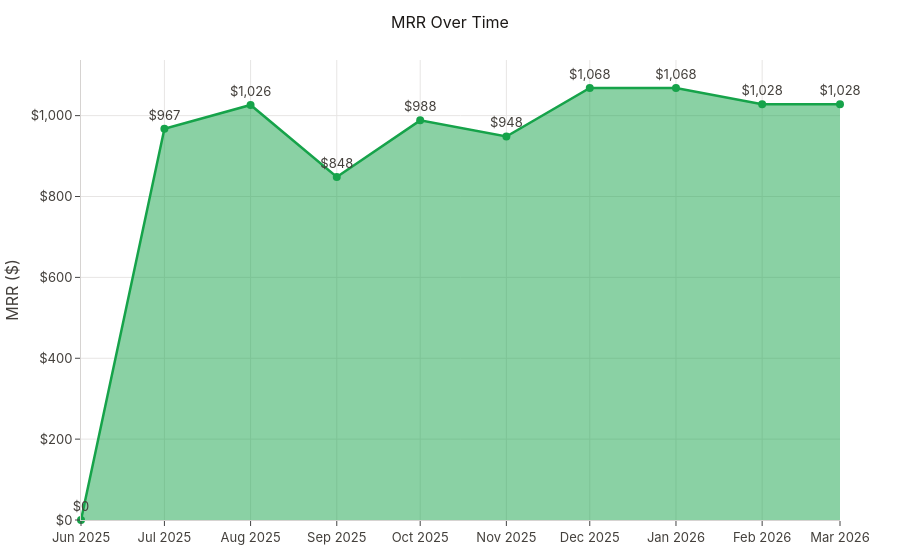

The code cell stored with this chart in its notebook:
### Code cell
reports.mrr.plot_trend(reports.mrr.trend(tm, START, END))

### Figure 1 — Plotly figure (JSON) as saved in the notebook; plotly's stock layout.template omitted (floating-point values rounded to 4 significant figures)
{"data": [{"fill": "tozeroy", "line": {"color": "#16A34A", "width": 2.5}, "marker": {"size": 8}, "mode": "lines+markers+text", "text": ["$0", "$967", "$1,026", "$848", "$988", "$948", "$1,068", "$1,068", "$1,028", "$1,028"], "textposition": "top center", "type": "scatter", "x": ["2025-06", "2025-07", "2025-08", "2025-09", "2025-10", "2025-11", "2025-12", "2026-01", "2026-02", "2026-03"], "y": [0.0, 967.3, 1026.0, 848.3, 988.3, 948.3, 1068.0, 1068.0, 1028.0, 1028.0]}], "layout": {"title": {"text": "MRR Over Time"}, "yaxis": {"rangemode": "tozero", "tickformat": ",", "tickprefix": "$", "title": {"text": "MRR ($)"}}}}
